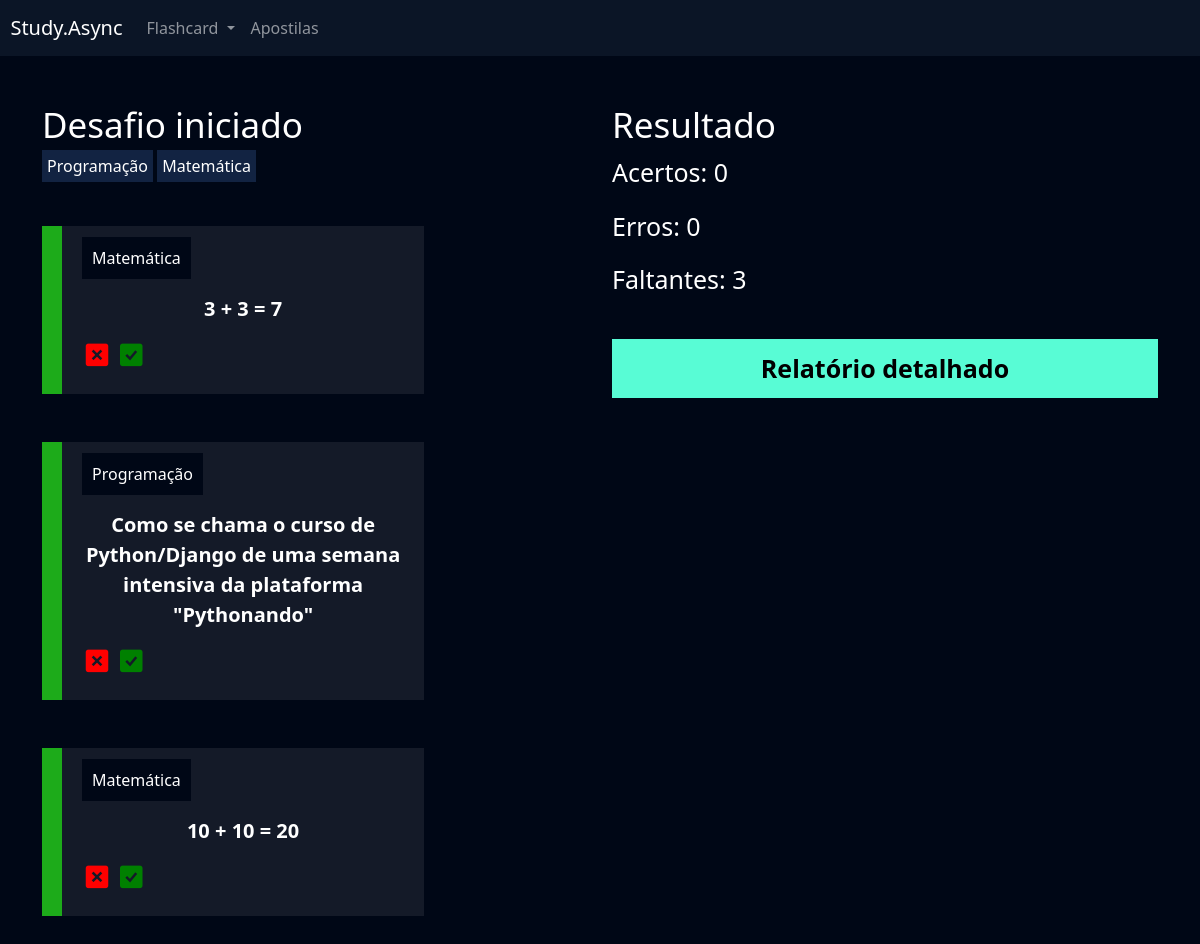
The page /flashcard/desafio/19/ (signed in) on the database as committed earlier.
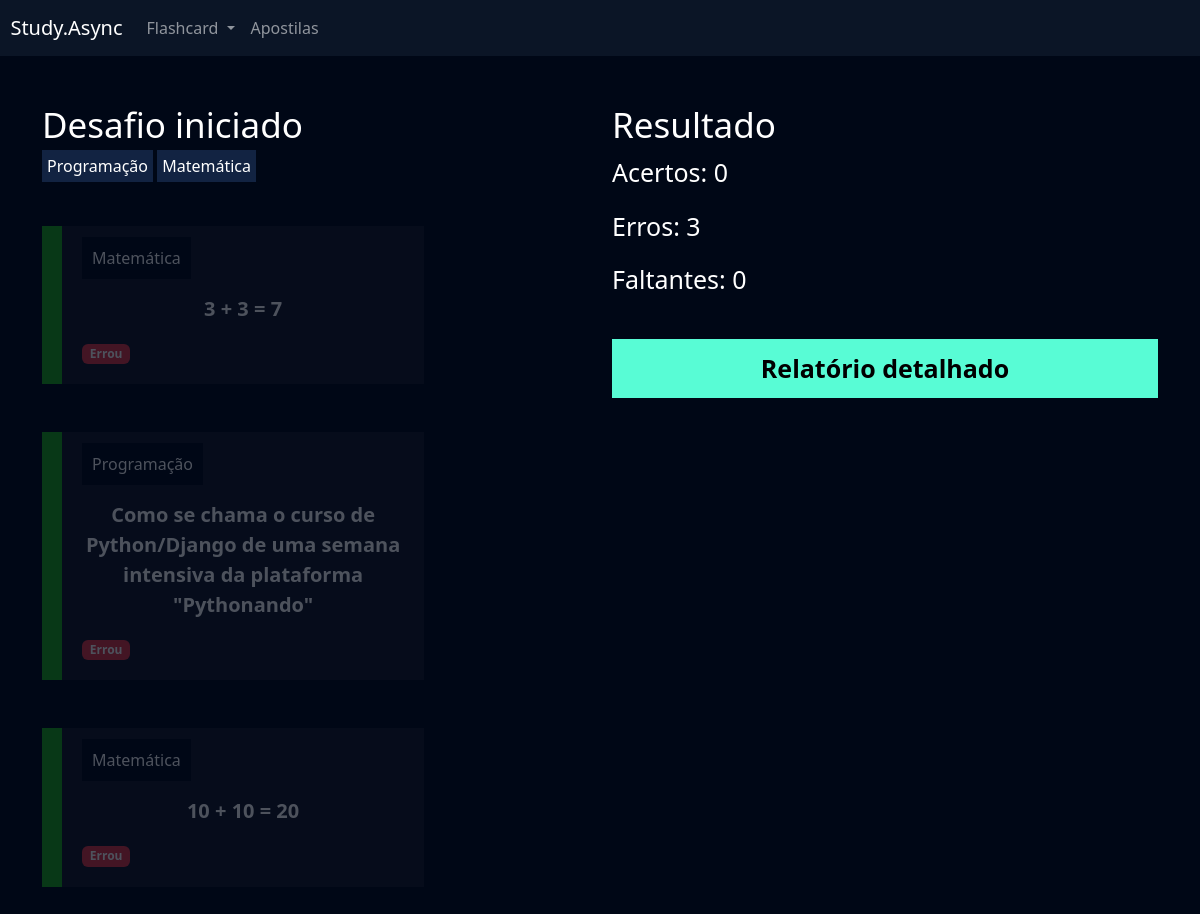
The same page on the database as committed later.
### flashcard/models.py (models this page shows, shortened)
class FlashcardDesafio(models.Model):
    flashcard = models.ForeignKey(Flashcard, on_delete=models.DO_NOTHING)
    respondido = models.BooleanField(default=False)
    acertou = models.BooleanField(default=False)

class Flashcard(models.Model):
    DIFICULDADE_CHOICES = (('D', 'Difícil'), ('M', 'Médio'), ('F', 'Fácil'))
    user = models.ForeignKey(User, on_delete = models.DO_NOTHING)
    pergunta = models.CharField(max_length = 100)
    resposta = models.TextField(max_length = 1000)
    categoria = models.ForeignKey(Categoria, on_delete = models.DO_NOTHING)
    dificuldade = models.CharField(max_length = 1, choices = DIFICULDADE_CHOICES)
    @property
    def css_dificuldade(self):
        if self.dificuldade == 'F':
            return 'flashcard-facil'
        elif self.dificuldade == 'M':
            return 'flashcard-medio'
        else:
            return 'flashcard-dificil'

class Categoria(models.Model):
    nome = models.CharField(max_length = 20)
    def __str__(self):
        return self.nome

### flashcard/views.py (the view)
# urls.py: path('desafio/<int:id>/', views.desafio, name='desafio'),
def desafio(request, id):
    desafio = Desafio.objects.get(id = id)
    if not desafio.user == request.user:
        raise Http404
    print(desafio)
    if request.method == "GET":
        acertos = desafio.flashcards.filter(respondido = True).filter(acertou = True).count()
        erros = desafio.flashcards.filter(respondido = True).filter(acertou = False).count()
        faltantes = desafio.flashcards.filter(respondido = False).count()
        return render(request, 'desafio.html', {'desafio': desafio, 'acertos': acertos, 'erros': erros, 'faltantes': faltantes})

### flashcard/models.py (called while the page is built)
    def __str__(self):
        return self.titulo

### flashcard/templates/desafio.html (shortened to what this page needs)
{% extends "base.html" %} {% load static %} {% block 'cabecalho' %}
<link href="{% static 'usuarios/css/cadastro.css' %}" rel="stylesheet" />
<link href="{% static 'flashcard/css/novo_flashcard.css' %}" rel="stylesheet" />
<link
  href="{% static 'flashcard/css/iniciar_desafio.css' %}"
  rel="stylesheet"
/>
<link href="{% static 'flashcard/css/desafio.css' %}" rel="stylesheet" />
<link
  href="https://unpkg.com/boxicons@2.1.4/css/boxicons.min.css"
  rel="stylesheet"
/>
{% endblock 'cabecalho' %}
{% block 'conteudo' %}
{% include "partials/header.html" %}
<div class="container">
  <br />
  <br />
  <div class="row">
    <div class="col-md">
      <h3 class="fonte-secundaria">Desafio iniciado</h3>
      <span class="badge-categoria">Programação</span>
      <span class="badge-categoria">Matemática</span>
      <br />
      <br />
      <br />
      {% for flash in desafio.flashcards.all %}
      <div class="box-new-flashcard
      {% if flash.respondido %}op2{% endif %}">
        <div class="flashcard {{flash.flashcard.css_dificuldade}}">
          <div class="flashcard-categoria">{{flash.flashcard.categoria}}</div>
          <br />
          <br />
          <div class="flashcard-box-item" onclick="flip_card({{flash.id}})">
            <p class="flashcard-item">{{flash.flashcard.pergunta}}</p>
          </div>
          {% if not flash.respondido %}
          <div class="responder">
            <a href="{% url 'responder_flashcard' flash.id %}?acertou=0&desafio_id={{desafio.id}}"><i class="bx bxs-x-square icone-vermelho"></i></a>
            <a href="{% url 'responder_flashcard' flash.id %}?acertou=1&desafio_id={{desafio.id}}"><i class="bx bxs-check-square icone-verde"></i></a>
          </div>
          {% else %} {% if flash.acertou %}
          <span class="badge bg-success">Acertou</span>
          {% else %}
          <span class="badge bg-danger">Errou</span>
          {% endif%} {% endif %}
        </div>
      </div>
      <br />
      <br />
      {% endfor %}
    </div>
    <div class="col-md">
      <h3 class="fonte-secundaria">Resultado</h3>
      <p class="fonte-p">Acertos: {{acertos}}</p>
      <p class="fonte-p">Erros: {{erros}}</p>
      <p class="fonte-p">Faltantes: {{faltantes}}</p>
      <br />
      <a class="btn-cadastro btn-desafio" href="{% url 'relatorio' desafio.id %}">Relatório detalhado</a>
    </div>
  </div>
</div>
{% endblock 'conteudo' %}

Rows that differ between the two databases and show on the page:
changed FlashcardDesafio (number 1 of 3 on the later page): now shows "Errou"
changed FlashcardDesafio "Programação": now shows "Errou"
changed FlashcardDesafio (number 3 of 3 on the later page): now shows "Errou"
Other text that changed with them:
{{ erros }}: "0" → "3"
{{ faltantes }}: "3" → "0"
